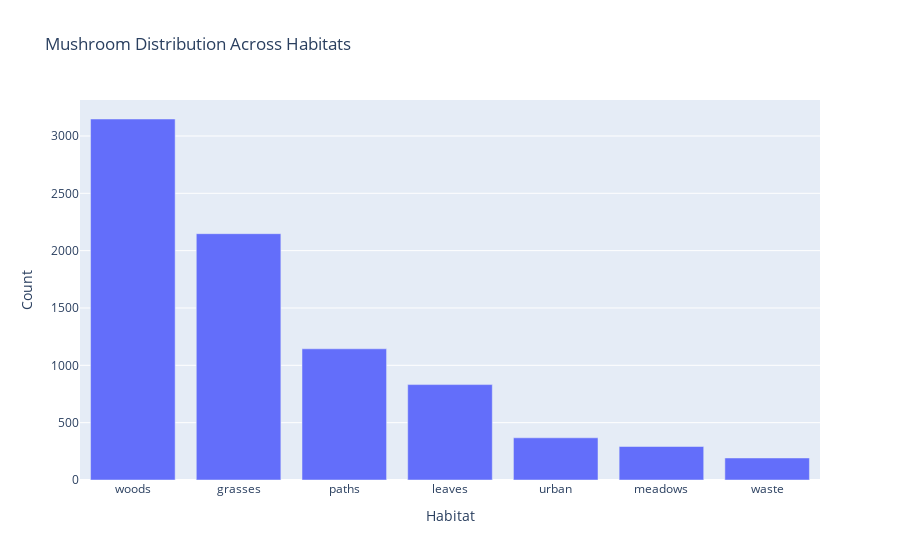

Source (notebook cell):
### Markdown cell above
### 3. Distribution of Mushrooms Across Different Habitats

### Code cell
habitat_counts = df['habitat'].value_counts()
habitat_counts.index = habitat_counts.index.map({'d': 'woods', 'g': 'grasses', 'p': 'paths', 'l': 'leaves', 'u': 'urban', 'm': 'meadows', 'w': 'waste'})
fig = px.bar(x=habitat_counts.index, y=habitat_counts.values, labels={'x': 'Habitat', 'y': 'Count'}, title='Mushroom Distribution Across Habitats')
fig.show()

### Figure 1 — Plotly figure (JSON) as saved in the notebook; plotly's stock layout.template omitted (floating-point values rounded to 4 significant figures)
{"data": [{"alignmentgroup": "True", "hovertemplate": "Habitat=%{x}<br>Count=%{y}<extra></extra>", "legendgroup": "", "marker": {"color": "#636efa", "pattern": {"shape": ""}}, "name": "", "offsetgroup": "", "orientation": "v", "showlegend": false, "textposition": "auto", "type": "bar", "x": ["woods", "grasses", "paths", "leaves", "urban", "meadows", "waste"], "xaxis": "x", "y": [3148, 2148, 1144, 832, 368, 292, 192], "yaxis": "y"}], "layout": {"barmode": "relative", "legend": {"tracegroupgap": 0}, "title": {"text": "Mushroom Distribution Across Habitats"}, "xaxis": {"anchor": "y", "domain": [0, 1], "title": {"text": "Habitat"}}, "yaxis": {"anchor": "x", "domain": [0, 1], "title": {"text": "Count"}}}}
